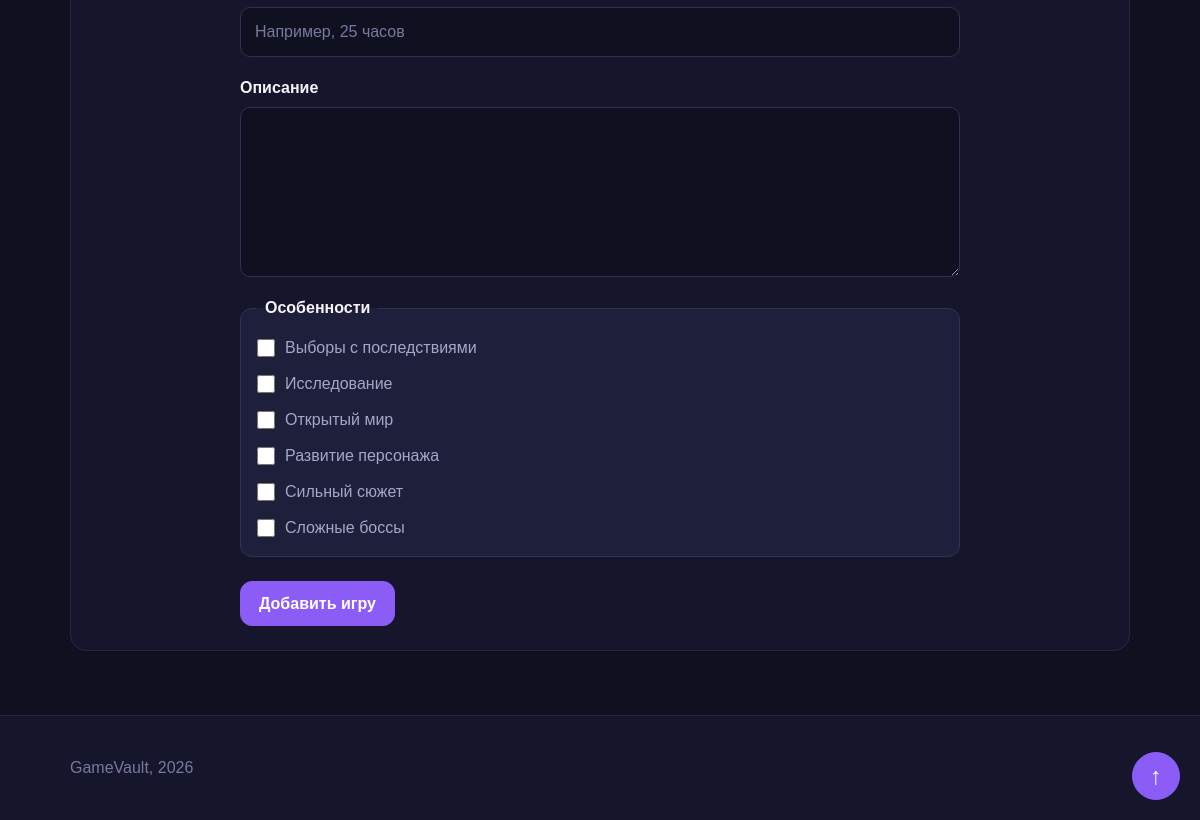
The app's page /games/add/ (signed in, lower part), older data.
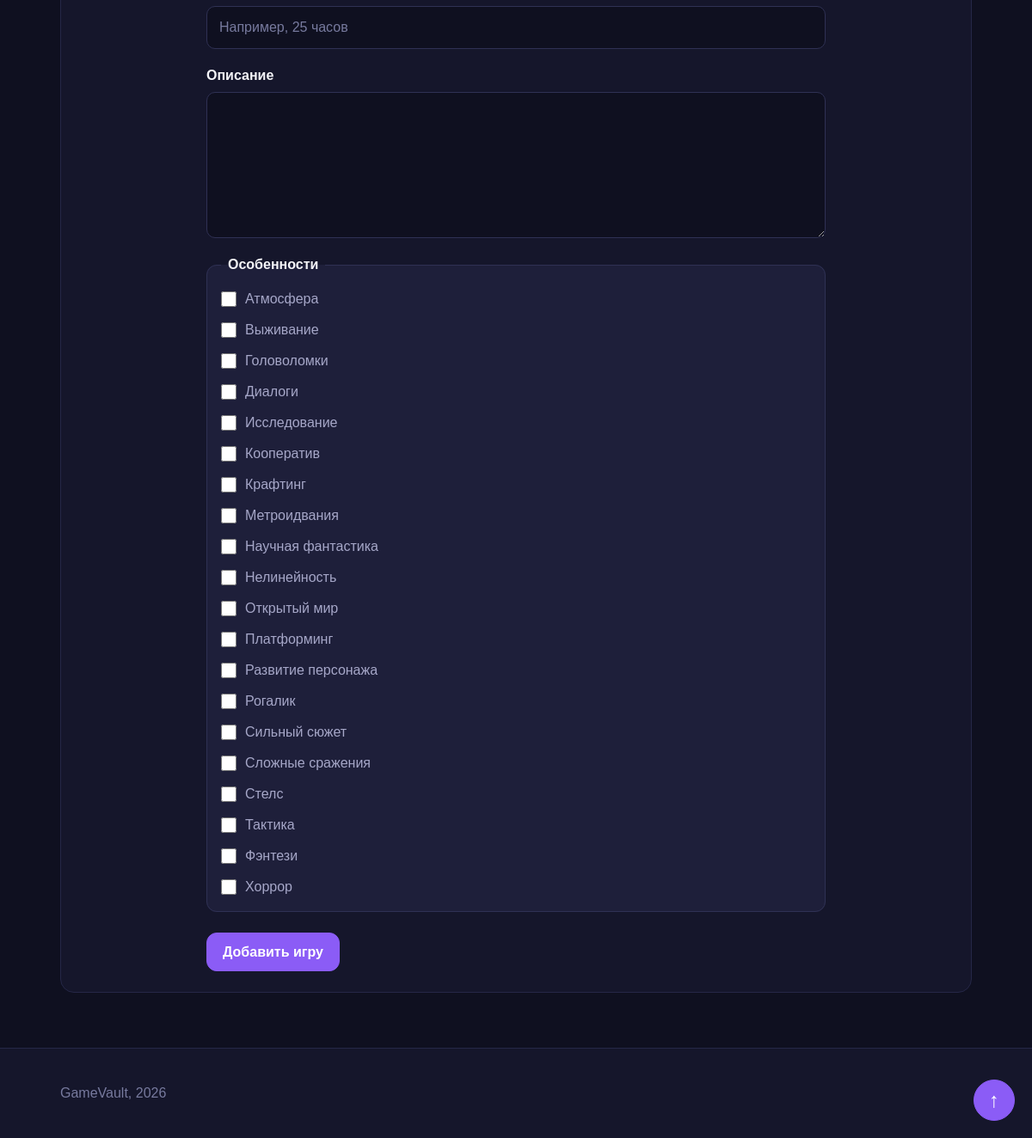
The same page, newer data.
### games/models.py (models this page shows)
class Feature(models.Model):
    name = models.CharField(max_length=100, unique=True)
    slug = models.SlugField(max_length=100, unique=True)
    class Meta:
        ordering = ['name']
        verbose_name = 'Особенность'
        verbose_name_plural = 'Особенности'
    def __str__(self):
        return self.name

### games/views.py (the view, shortened to what this page needs)
class GameCreateView(PermissionRequiredMixin, CreateView):
    model = Game
    form_class = GameForm
    template_name = 'games/game_form.html'
    permission_required = 'games.add_game'
    def get_context_data(self, **kwargs):
        context = super().get_context_data(**kwargs)
        context['page_title'] = 'Добавить игру'
        context['form_heading'] = 'Данные об игре'
        context['form_description'] = 'Заполни основные сведения об игре.'
        context['submit_text'] = 'Добавить игру'
        return context

### games/templates/games/game_form.html (shortened to what this page needs)
{% extends 'games/base.html' %}
{% block content %}
  <section class="section">
  <form method="post" class="game-form" novalidate>
    {% for field in form %}
      <div class="form-group">
          {% if field.name != 'features' %}
            <label for="{{ field.id_for_label }}" class="form-label">{{ field.label }}</label>
            {{ field }}
          {% else %}
            <fieldset class="form-fieldset">
              <legend class="form-legend">{{ field.label }}</legend>
              <div class="choice-list">
                  {% for checkbox in field %}
                      <div class="choice-item">
                          {{ checkbox.tag }}
                          <label for="{{ checkbox.id_for_label }}" class="choice-label">
                              {{ checkbox.choice_label }}
                          </label>
                      </div>
                  {% endfor %}
              </div>
            </fieldset>
          {% endif %}
        </div>
    {% endfor %}
    <div class="form-actions">
      <button type="submit" class="button">{{ submit_text }}</button>
    </div>
  </form>
</section>
{% endblock %}

Row changes from the older to the newer data that the page shows:
added Feature: choice_label "Атмосфера"
added Feature: choice_label "Выживание"
added Feature: choice_label "Головоломки"
added Feature: choice_label "Диалоги"
added Feature: choice_label "Кооператив"
added Feature: choice_label "Крафтинг"
added Feature: choice_label "Метроидвания"
added Feature: choice_label "Научная фантастика"
added Feature: choice_label "Платформинг"
added Feature: choice_label "Рогалик"
added Feature: choice_label "Стелс"
added Feature: choice_label "Тактика"
added Feature: choice_label "Фэнтези"
added Feature: choice_label "Хоррор"
Text that changed along with them:
new list line: "Нелинейность"
list line gone: "Сложные боссы"
new list line: "Сложные сражения"
list line gone: "Выборы с последствиями"
